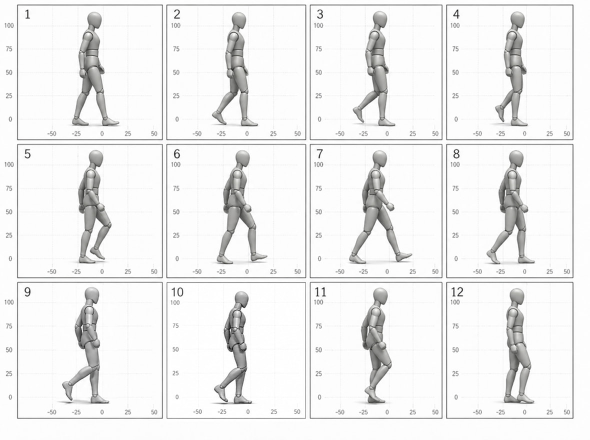
#> input picture assets/references/gpt-image-2-community-walk/mannequin_walk_12f_source.jpg, 1179 x 880 px (shown at 1/2 size)
$ python -i canonical_orc_walk6_realistic.py   (imports and definitions only)
#> lines starting #> are read from the running program, lines starting #| are printed output that depends on the picture
#!/usr/bin/env python3
"""Texture-skinned realistic variant of the canonical six-frame orc rig."""

from __future__ import annotations

import argparse
import importlib.util
import json
import sys
from pathlib import Path

from PIL import Image, ImageDraw, ImageFilter

BASE_SCRIPT = Path(__file__).with_name("canonical_orc_walk6.py")
BASE_SPEC = importlib.util.spec_from_file_location("canonical_orc_walk6", BASE_SCRIPT)
# [1 line not run here, left out]
BASE_MODULE = importlib.util.module_from_spec(BASE_SPEC)
sys.modules[BASE_SPEC.name] = BASE_MODULE
# [1 line not run here, left out]
# [1 line that did not run here, left out]


CELL = 384
S = 3
OUTLINE = (15, 13, 12, 255)


def _p(point):
    return tuple(round(value * S) for value in point)


def _texture(source: Image.Image, box: tuple[int, int, int, int]) -> Image.Image:
    patch = source.crop(box).convert("RGBA")
    pixels = list(patch.getdata())
    foreground = [pixel for pixel in pixels if not (pixel[0] > 180 and pixel[1] > 180 and pixel[2] > 180 and max(pixel[:3]) - min(pixel[:3]) < 24)]
    if foreground:
        fill = tuple(sum(pixel[channel] for pixel in foreground) // len(foreground) for channel in range(3)) + (255,)
        patch.putdata([
            fill if (pixel[0] > 180 and pixel[1] > 180 and pixel[2] > 180 and max(pixel[:3]) - min(pixel[:3]) < 24) else pixel
            for pixel in pixels
        ])
    patch.thumbnail((220, 220), Image.Resampling.LANCZOS)
    tiled = Image.new("RGBA", (CELL, CELL))
    for y in range(0, CELL, patch.height):
        for x in range(0, CELL, patch.width):
            tiled.alpha_composite(patch, (x, y))
    return tiled


def _relative_box(source: Image.Image, values: tuple[float, float, float, float]) -> tuple[int, int, int, int]:
    width, height = source.size
    return tuple(round(value * (width if index % 2 == 0 else height)) for index, value in enumerate(values))


# [38 lines left out: functions _paint, _segment_mask, _leg, _arm, not called in this run]


def render_frame(index: int, textures: dict[str, Image.Image]) -> Image.Image:
    pose = POSES[index]
    bob = pose["bob"]
    image = Image.new("RGBA", (CELL, CELL), (0, 0, 0, 0))
    left_front = index < 3
    order = (("right", "left") if left_front else ("left", "right"))
    for side in order:
        _leg(image, pose[side], textures[f"pants_{side}"], textures["boot"])

    swing = ARM_SWING[index]
    _arm(image, (51, 48 + bob), -swing, textures["skin_dark"])

    torso_mask = Image.new("L", image.size, 0)
    td = ImageDraw.Draw(torso_mask)
    td.ellipse((120, (37 + bob) * S, 238, (82 + bob) * S), fill=255)
    td.polygon([_p(point) for point in ((43, 40 + bob), (72, 40 + bob), (79, 73 + bob), (39, 73 + bob))], fill=255)
    _paint(image, torso_mask, textures["leather"], outline=6)

    belt = Image.new("L", image.size, 0)
    ImageDraw.Draw(belt).rounded_rectangle((120, (67 + bob) * S, 234, (76 + bob) * S), radius=6, fill=255)
    _paint(image, belt, textures["belt"], outline=3)
    _arm(image, (70, 47 + bob), swing, textures["skin"])

    head = Image.new("L", image.size, 0)
    hd = ImageDraw.Draw(head)
    hd.ellipse((39 * S, (12 + bob) * S, 75 * S, (48 + bob) * S), fill=255)
    hd.polygon([_p(point) for point in ((43, 23 + bob), (28, 29 + bob), (43, 36 + bob))], fill=255)
    hd.rounded_rectangle((55 * S, (30 + bob) * S, 81 * S, (47 + bob) * S), radius=14, fill=255)
    _paint(image, head, textures["head"], outline=6)

    draw = ImageDraw.Draw(image)
    draw.line((_p((47, 25 + bob)), _p((68, 23 + bob))), fill=(92, 96, 96, 255), width=9)
    draw.ellipse((62 * S, (25 + bob) * S, 68 * S, (31 + bob) * S), fill=(228, 151, 57, 255), outline=OUTLINE, width=4)
    draw.line((_p((55, 38 + bob)), _p((77, 40 + bob))), fill=OUTLINE, width=6)
    for x in (66, 74):
        draw.polygon([_p((x, 40 + bob)), _p((x + 5, 49 + bob)), _p((x - 4, 45 + bob))], fill=(224, 209, 172, 255), outline=OUTLINE)
    return image


def build(source_path: Path, output: Path, fps: int = 8) -> dict:
#> called with output = 'out.png', fps = 8
    source = Image.open(source_path).convert("RGBA")
    textures = {
        "head": _texture(source, _relative_box(source, (.38, .06, .61, .27))),
        "skin": _texture(source, _relative_box(source, (.25, .27, .38, .55))),
        "skin_dark": _texture(source, _relative_box(source, (.63, .27, .73, .55))),
        "leather": _texture(source, _relative_box(source, (.38, .27, .62, .47))),
        "belt": _texture(source, _relative_box(source, (.38, .48, .63, .55))),
        "pants_left": _texture(source, _relative_box(source, (.31, .55, .47, .74))),
        "pants_right": _texture(source, _relative_box(source, (.52, .55, .68, .74))),
        "boot": _texture(source, _relative_box(source, (.27, .76, .43, .92))),
    }
#> in _texture, `pixels = list(patch.getdata())`: pixels = 50135 items
#> in _texture, `foreground = [pixel for pixel in pixels if not (pixel[0] > 180 and pix..`: foreground = 5676 items, first 6: (157, 157, 155, 255), (121, 121, 119, 255), (138, 138, 136, 255), (153, 152, 150, 255), (156, 155, 153, 255), (169, 168, 164, 255)
#> in _texture, `fill = tuple(sum(pixel[channel] for pixel in foreground) // len(foregr..`: fill = (140, 140, 138, 255)
#> in _texture, `tiled = Image.new("RGBA", (CELL, CELL))`: tiled: PIL image 384x384 RGBA; every value is 0
#> call 4 of _texture, with box = (448, 238, 731, 414)
#> in _texture (call 4), `patch = source.crop(box).convert("RGBA")`:
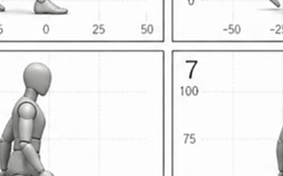
#> patch: PIL image 283x176 RGBA; mean R, G, B, A 237.2, 237.2, 237, 255
#> in _texture (call 4), `pixels = list(patch.getdata())`: pixels = 49808 items
#> in _texture (call 4), `foreground = [pixel for pixel in pixels if not (pixel[0] > 180 and pix..`: foreground = 5334 items, first 6: (146, 146, 144, 255), (90, 89, 87, 255), (118, 117, 115, 255), (163, 162, 160, 255), (166, 167, 162, 255), (169, 170, 165, 255)
#> in _texture (call 4), `fill = tuple(sum(pixel[channel] for pixel in foreground) // len(foregr..`: fill = (138, 138, 136, 255)
#> in _texture (call 7), `patch = source.crop(box).convert("RGBA")`:
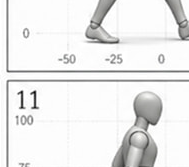
#> patch: PIL image 189x167 RGBA; mean R, G, B, A 235.3, 235.3, 235.1, 255
#> in _texture (call 7), `foreground = [pixel for pixel in pixels if not (pixel[0] > 180 and pix..`: foreground = 3714 items, first 6: (124, 124, 124, 255), (171, 171, 169, 255), (145, 145, 143, 255), (165, 165, 163, 255), (171, 171, 169, 255), (164, 164, 162, 255)
#> in _texture (call 7), `fill = tuple(sum(pixel[channel] for pixel in foreground) // len(foregr..`: fill = (141, 141, 140, 255)
#> in _texture (call 7), `patch.putdata([ fill if (pixel[0] > 180 and pixel[1] > 180 and pixel[2..`:
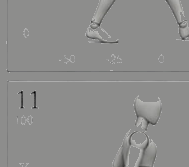
#> patch: PIL image 189x167 RGBA; mean R, G, B, A 141.1, 141.1, 140.1, 255
#> after the loop in _texture (call 7), `for y in range(0, CELL, patch.height):`:
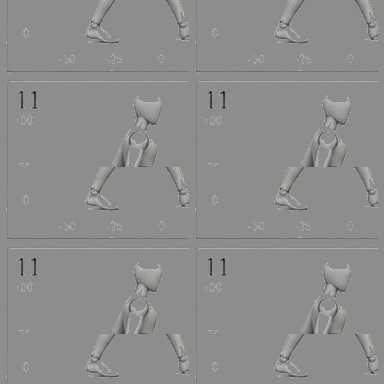
#> tiled: PIL image 384x384 RGBA; mean R, G, B, A 141.1, 141.1, 140.1, 255
#> in _texture (call 8), `patch = source.crop(box).convert("RGBA")`:
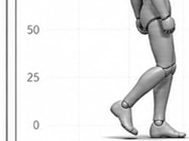
#> patch: PIL image 189x141 RGBA; mean R, G, B, A 230.3, 230.3, 230.3, 255
#> in _texture (call 8), `pixels = list(patch.getdata())`: pixels = 26649 items
#> in _texture (call 8), `foreground = [pixel for pixel in pixels if not (pixel[0] > 180 and pix..`: foreground = 4726 items, first 6: (118, 118, 118, 255), (151, 151, 151, 255), (145, 145, 145, 255), (172, 172, 172, 255), (155, 155, 155, 255), (98, 98, 98, 255)
#> in _texture (call 8), `fill = tuple(sum(pixel[channel] for pixel in foreground) // len(foregr..`: fill = (133, 133, 133, 255)
#> in _texture (call 8), `patch.putdata([ fill if (pixel[0] > 180 and pixel[1] > 180 and pixel[2..`:
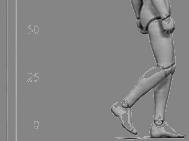
#> patch: PIL image 189x141 RGBA; mean R, G, B, A 133.1, 133.1, 133.1, 255
#> after the loop in _texture (call 8), `for y in range(0, CELL, patch.height):`:
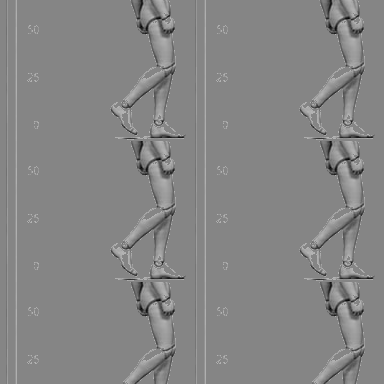
#> tiled: PIL image 384x384 RGBA; mean R, G, B, A 133, 133, 133, 255
    frames = [render_frame(index, textures) for index in range(6)]
    output.mkdir(parents=True, exist_ok=True)
    paths = []
    for index, frame in enumerate(frames, 1):
        path = output / f"walk_{index:02d}.png"
        frame.save(path)
        paths.append(str(path))
    sheet = Image.new("RGBA", (CELL * 6, CELL), (0, 0, 0, 0))
    qa_sheet = Image.new("RGBA", sheet.size, (218, 218, 214, 255))
    qa_frames = []
    for index, frame in enumerate(frames):
        sheet.alpha_composite(frame, (CELL * index, 0))
        qa = Image.new("RGBA", frame.size, (218, 218, 214, 255))
        qa.alpha_composite(frame)
        qa_frames.append(qa)
        qa_sheet.alpha_composite(qa, (CELL * index, 0))
    sheet_path = output / "walk6_sheet.png"
    qa_sheet_path = output / "walk6_qa_sheet.png"
    gif_path = output / "walk6_preview.gif"
    qa_gif_path = output / "walk6_qa_preview.gif"
    sheet.save(sheet_path)
    qa_sheet.save(qa_sheet_path)
    frames[0].save(gif_path, save_all=True, append_images=frames[1:], duration=round(1000 / fps), loop=0, disposal=2)
    qa_frames[0].save(qa_gif_path, save_all=True, append_images=qa_frames[1:], duration=round(1000 / fps), loop=0, disposal=2)
    manifest = {
        "method": "canonical-texture-part-rig",
        "source": str(source_path), "frames": 6, "fps": fps, "phase_order": PHASES,
        "frame_paths": paths, "sheet": str(sheet_path), "preview": str(gif_path),
        "qa_sheet": str(qa_sheet_path), "qa_preview": str(qa_gif_path),
    }
    (output / "walk6_manifest.json").write_text(json.dumps(manifest, indent=2), encoding="utf-8")
    return manifest


# [7 lines left out: function main, not called in this run]


# [2 lines not run here, left out]

#> (the run stopped early here; a loop or call above may not have finished)

$ run again, on assets/references/gpt-image-2-community-walk/poses/mannequin_walk_01.jpg
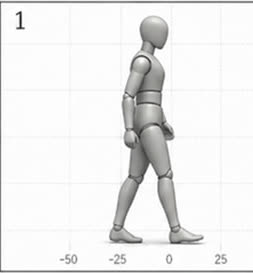
#> input picture assets/references/gpt-image-2-community-walk/poses/mannequin_walk_01.jpg, 253 x 273 px
#> pixels = 3364 items, first 6: (253, 253, 253, 255), (253, 253, 253, 255), (253, 253, 253, 255), (253, 253, 253, 255), (253, 253, 253, 255), (253, 253, 253, 255)
#> foreground = 682 items, first 6: (176, 176, 174, 255), (163, 163, 163, 255), (162, 162, 162, 255), (165, 165, 165, 255), (166, 166, 166, 255), (149, 149, 149, 255)
#> fill = (143, 143, 140, 255)
#> pixels = 1197 items, first 6: (253, 253, 253, 255), (253, 253, 253, 255), (253, 253, 253, 255), (253, 253, 253, 255), (253, 253, 253, 255), (253, 253, 253, 255)
#> foreground = 539 items, first 6: (143, 143, 143, 255), (138, 138, 138, 255), (161, 160, 158, 255), (170, 169, 167, 255), (162, 161, 159, 255), (107, 106, 104, 255)
#> fill = (134, 134, 132, 255)
#> after the loop in _texture (call 5), `for y in range(0, CELL, patch.height):`:
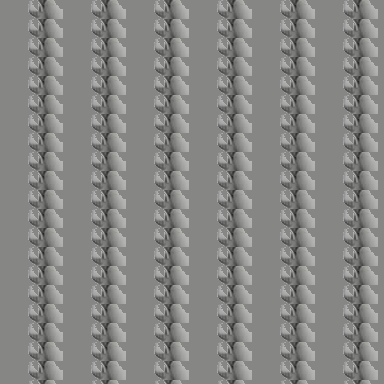
#> tiled: PIL image 384x384 RGBA; mean R, G, B, A 134.3, 134.3, 132.3, 255
#> pixels = 2080 items, first 6: (137, 137, 135, 255), (149, 149, 147, 255), (143, 143, 141, 255), (139, 139, 137, 255), (135, 135, 133, 255), (126, 126, 124, 255)
#> foreground = 1352 items, first 6: (137, 137, 135, 255), (149, 149, 147, 255), (143, 143, 141, 255), (139, 139, 137, 255), (135, 135, 133, 255), (126, 126, 124, 255)
#> fill = (137, 137, 135, 255)
#> after the loop in _texture (call 7), `for y in range(0, CELL, patch.height):`:
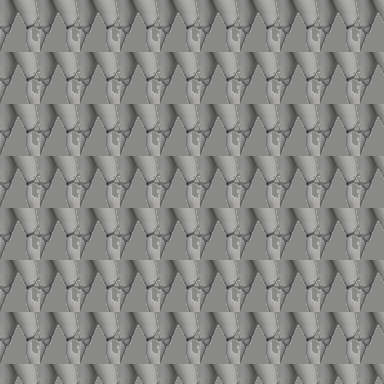
#> tiled: PIL image 384x384 RGBA; mean R, G, B, A 136.7, 136.7, 134.7, 255
